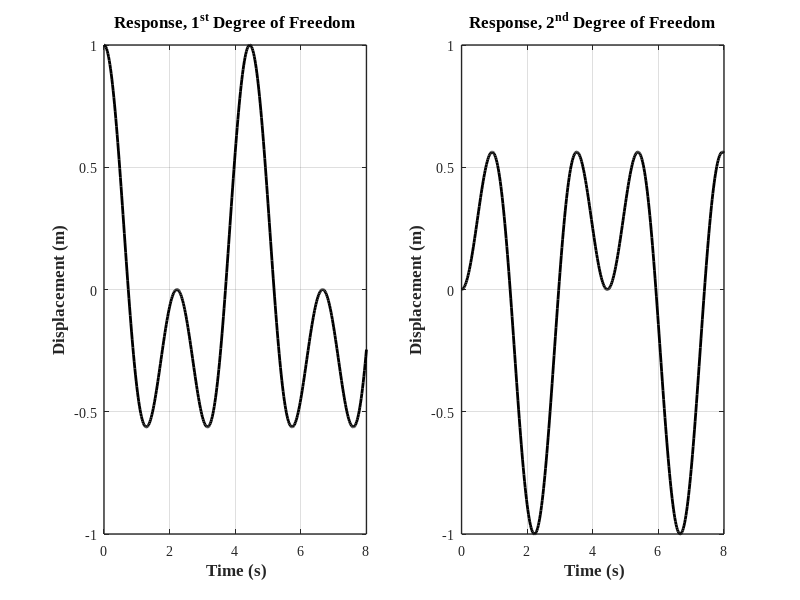

MATLAB code to generate this figure:
% Example 6-4: Two degrees of freedom undamped free vibration 

clear; close all; clc
%%
% mass matrix
m = [1 0;0 1];
% stiffness matrix
k = [5 -3;-3 5];
%give initial displacements and velocities
u = [1 0 0 0];
% calculate flexibility matrix
a = inv(k);
am = a * m;
% find eigen values and eigenvectors
[ev,evu]=eig(am);
% calculate frequencies and factors
for i=1:2
    omega(i) = sqrt(1/evu(i,i));
    mew(i) = ev(i,2)/ev(i,1);
end
% find b matrix
b = [0 1 0 1;omega(1) 0 omega(2) 0;0 mew(1) 0 mew(2);...
    omega(1)*mew(1) 0 omega(2)*mew(2) 0];
a = inv(b)*u';
for i = 1:401
    tt(i) = (i-1)*.02;
    t = tt(i);
    bb = [sin(omega(1)*t) cos(omega(1)*t) sin(omega(2)*t) cos(omega(2)*t);
        omega(1)*cos(omega(1)*t) -omega(1)*sin(omega(1)*t) omega(2)*cos(omega(2)*t) -omega(2)*sin(omega(2)*t);
        mew(1)*sin(omega(1)*t) mew(1)*cos(omega(1)*t) mew(2)*sin(omega(2)*t) mew(2)*cos(omega(2)*t);
        mew(1)*omega(1)*cos(omega(1)*t) -mew(1)*omega(1)*sin(omega(1)*t) mew(2)*omega(2)*cos(omega(2)*t) -omega(2)*mew(2)*sin(omega(2)*t)];
    c = bb*a;
    u(i) = c(1);
    v(i) = c(3);
end


%% Plot
figure(1)
set(figure(1), 'Position', [200   100   883   300])

    subplot(1,2,1)
      hold on; grid on; box on;
      plot(tt,u,'-k', 'LineWidth',2);
     
        set(gca, 'LineWidth',1, 'FontWeight','normal', 'FontName','Times New Roman', 'FontSize',10)               
        xlabel(' Time (s)', 'fontsize',12, 'fontname','Times New Roman','FontWeight','Bold')
        ylabel('Displacement (m)', 'fontsize',12, 'fontname','Times New Roman','FontWeight','Bold')
        title('Response, 1^{st} Degree of Freedom', 'fontsize',12, 'fontname','Times New Roman','FontWeight','Bold')


    subplot(1,2,2)
      hold on; grid on; box on;
      plot(tt,v,'-k', 'LineWidth',2);
     
        set(gca, 'LineWidth',1, 'FontWeight','normal', 'FontName','Times New Roman', 'FontSize',10)               
        xlabel(' Time (s)', 'fontsize',12, 'fontname','Times New Roman','FontWeight','Bold')
        ylabel('Displacement (m)', 'fontsize',12, 'fontname','Times New Roman','FontWeight','Bold')
        title('Response, 2^{nd} Degree of Freedom', 'fontsize',12, 'fontname','Times New Roman','FontWeight','Bold')




%%
print('EX_6_4','-dpng')
